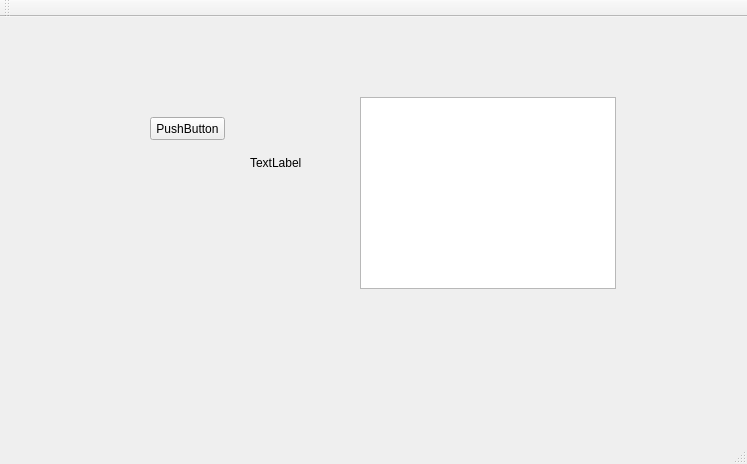
<?xml version="1.0" encoding="UTF-8"?>
<ui version="4.0">
 <class>MainWindow</class>
 <widget class="QMainWindow" name="MainWindow">
  <property name="geometry">
   <rect>
    <x>0</x>
    <y>0</y>
    <width>747</width>
    <height>464</height>
   </rect>
  </property>
  <property name="windowTitle">
   <string>MainWindow</string>
  </property>
  <widget class="QWidget" name="centralWidget">
   <widget class="QPushButton" name="pushButton">
    <property name="geometry">
     <rect>
      <x>150</x>
      <y>100</y>
      <width>75</width>
      <height>23</height>
     </rect>
    </property>
    <property name="text">
     <string>PushButton</string>
    </property>
   </widget>
   <widget class="QLabel" name="label">
    <property name="geometry">
     <rect>
      <x>250</x>
      <y>60</y>
      <width>101</width>
      <height>171</height>
     </rect>
    </property>
    <property name="text">
     <string>TextLabel</string>
    </property>
   </widget>
   <widget class="QTextBrowser" name="textBrowser">
    <property name="geometry">
     <rect>
      <x>360</x>
      <y>80</y>
      <width>256</width>
      <height>192</height>
     </rect>
    </property>
   </widget>
  </widget>
  <widget class="QMenuBar" name="menuBar">
   <property name="geometry">
    <rect>
     <x>0</x>
     <y>0</y>
     <width>747</width>
     <height>23</height>
    </rect>
   </property>
  </widget>
  <widget class="QToolBar" name="mainToolBar">
   <attribute name="toolBarArea">
    <enum>TopToolBarArea</enum>
   </attribute>
   <attribute name="toolBarBreak">
    <bool>false</bool>
   </attribute>
  </widget>
  <widget class="QStatusBar" name="statusBar"/>
 </widget>
 <layoutdefault spacing="6" margin="11"/>
 <resources/>
 <connections/>
</ui>
